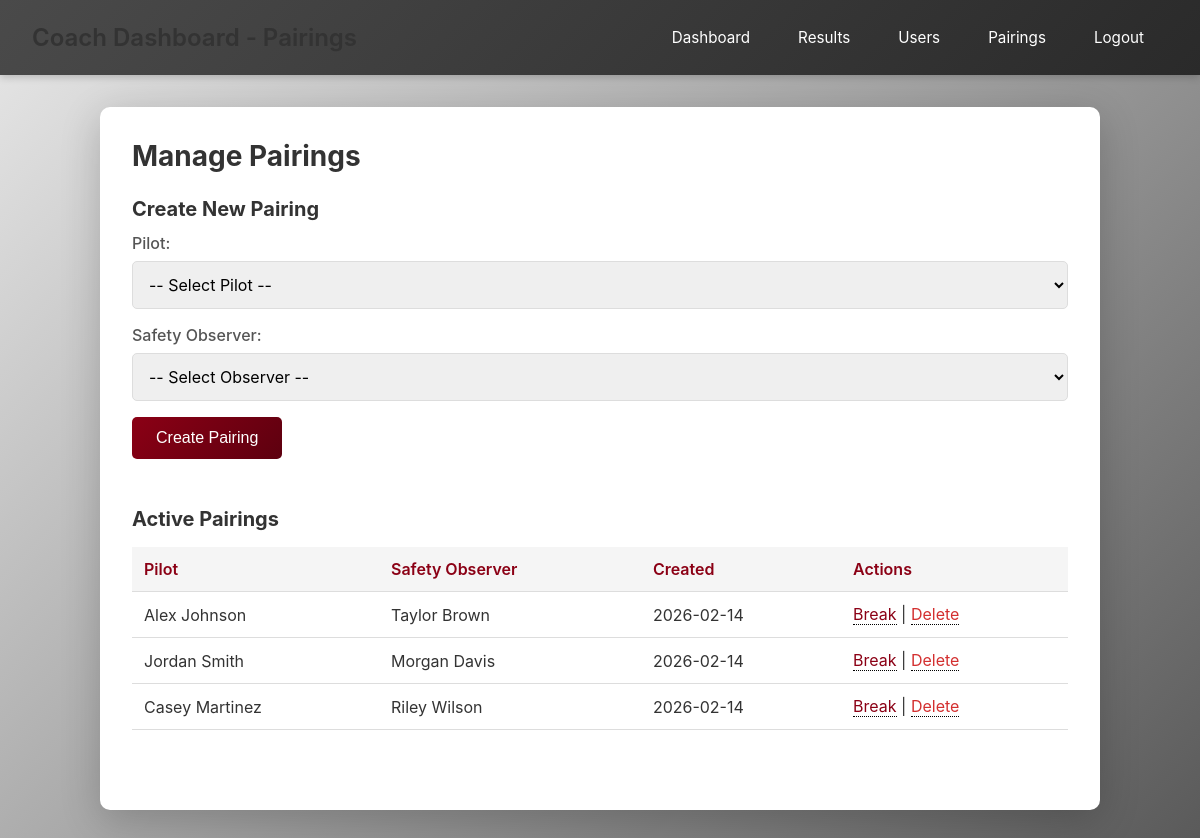
Page /coach/pairings (signed in) on the committed database.
### tables this page shows
CREATE TABLE pairings (
            id INTEGER PRIMARY KEY AUTOINCREMENT,
            pilot_id INTEGER NOT NULL,
            safety_observer_id INTEGER NOT NULL,
            is_active INTEGER DEFAULT 1,
            created_at TIMESTAMP DEFAULT CURRENT_TIMESTAMP,
            FOREIGN KEY (pilot_id) REFERENCES members(id) ON DELETE CASCADE,
            FOREIGN KEY (safety_observer_id) REFERENCES members(id) ON DELETE CASCADE,
            UNIQUE(pilot_id, safety_observer_id)
        );

CREATE TABLE users (
            id INTEGER PRIMARY KEY AUTOINCREMENT,
            username TEXT UNIQUE NOT NULL,
            password_hash TEXT NOT NULL,
            email TEXT UNIQUE NOT NULL,
            name TEXT NOT NULL,
            is_coach INTEGER DEFAULT 0,
            is_admin INTEGER DEFAULT 0,
            is_approved INTEGER DEFAULT 0,
            email_verified INTEGER DEFAULT 0,
            must_reset_password INTEGER DEFAULT 0,
            created_at TIMESTAMP DEFAULT CURRENT_TIMESTAMP,
            last_login TIMESTAMP
        , verification_token TEXT, verification_sent_at TIMESTAMP);

### app/app.py (the view)
@app.get("/coach/pairings", response_class=HTMLResponse)
async def coach_pairings(request: Request, user: dict = Depends(require_coach)):
    users = db.list_users(filter_type="all")  # Get all approved/active users
    active_pairings = db.list_pairings(active_only=True)
    inactive_pairings = [p for p in db.list_pairings(active_only=False) if not p["is_active"]]
    return templates.TemplateResponse("coach/pairings.html", {
        "request": request,
        "members": users,
        "active_pairings": active_pairings,
        "inactive_pairings": inactive_pairings
    })

### templates/coach/pairings.html (shortened to what this page needs)
{% extends "base.html" %}
{% block navbar %}
<div class="navbar">
    <div class="navbar-brand">
        <h1>Coach Dashboard - Pairings</h1>
    </div>
    <div class="navbar-links" id="navbarLinks">
        <a href="/coach">Dashboard</a>
        <a href="/coach/results">Results</a>
        <a href="/coach/members">Users</a>
        <a href="/coach/pairings">Pairings</a>
        <a href="/logout">Logout</a>
    </div>
</div>
{% endblock %}
{% block content %}
<h2>Manage Pairings</h2>
<div class="section">
    <h3>Create New Pairing</h3>
    <form id="pairing-form" onsubmit="createPairing(event)">
        <div class="form-group">
            <label for="pilot_id">Pilot:</label>
            <select id="pilot_id" name="pilot_id" required>
                <option value="">-- Select Pilot --</option>
            </select>
        </div>
        <div class="form-group">
            <label for="safety_observer_id">Safety Observer:</label>
            <select id="safety_observer_id" name="safety_observer_id" required>
                <option value="">-- Select Observer --</option>
            </select>
        </div>
        <button type="submit">Create Pairing</button>
    </form>
</div>
<div class="section">
    <h3>Active Pairings</h3>
    {% if active_pairings %}
    <table>
        <thead>
            <tr>
                <th>Pilot</th>
                <th>Safety Observer</th>
                <th>Created</th>
                <th>Actions</th>
            </tr>
        </thead>
        <tbody>
            {% for pairing in active_pairings %}
            <tr>
                <td>{{ pairing.pilot_name }}</td>
                <td>{{ pairing.observer_name }}</td>
                <td>{{ pairing.created_at[:10] }}</td>
                <td>
                    <div class="tooltip">
                        <a href="/coach/pairings/{{ pairing.id }}/break"
                           onclick="return confirm('Break this pairing?')">Break</a>
                    </div>
                    |
                    <div class="tooltip" style="display: inline-block;">
                        <a href="/coach/pairings/{{ pairing.id }}/delete"
                           onclick="return confirm('Delete this pairing permanently?')"
                           style="color: #d32f2f;">Delete</a>
                    </div>
                </td>
            </tr>
            {% endfor %}
        </tbody>
    </table>
    {% else %}
    <div class="info">No active pairings. Create your first pairing above.</div>
    {% endif %}
</div>
{% endblock %}

### static/styles.css (style rules this page uses)
:root { --siu-maroon: #8B0015; --siu-maroon-dark: #5D000F; --siu-white: #FFFFFF; --siu-gold: #DAA520; --siu-gray-light: #F5F5F5; --siu-gray-dark: #333333; --siu-gray-medium: #666666; }
* { margin: 0; padding: 0; box-sizing: border-box; }
html, body { height: 100%; width: 100%; }
body { font-family: -apple-system, BlinkMacSystemFont, "Segoe UI", Roboto, "Helvetica Neue", Arial, sans-serif; background: linear-gradient(135deg, #E8E8E8 0%, #5A5A5A 100%); min-height: 100vh; display: flex; flex-direction: column; color: var(--siu-gray-dark); }
h1, h2, h3, h4, h5, h6 { color: var(--siu-gray-dark); }
h1 { font-weight: 600; }
h2 { font-size: 1.75rem; margin-bottom: 1rem; }
h3 { font-size: 1.25rem; margin-bottom: 0.75rem; }
a { color: var(--siu-maroon); text-decoration: none; transition: all 0.3s ease; }
button, .button { background: linear-gradient(135deg, var(--siu-maroon) 0%, var(--siu-maroon-dark) 100%); color: white; padding: 0.75rem 1.5rem; border: none; border-radius: 5px; font-size: 1rem; cursor: pointer; transition: transform 0.2s, box-shadow 0.2s; font-weight: 500; }
input[type="text"], input[type="email"], input[type="password"], input[type="number"], input[type="file"], input[type="date"], input[type="time"], select, textarea { width: 100%; padding: 0.75rem; border: 1px solid #ddd; border-radius: 5px; font-size: 1rem; font-family: inherit; }
label { display: block; margin-bottom: 0.5rem; color: var(--siu-gray-dark); font-weight: 500; }
.form-group { margin-bottom: 1rem; }
table { width: 100%; border-collapse: collapse; margin-top: 1rem; }
th, td { padding: 0.75rem; text-align: left; border-bottom: 1px solid #ddd; }
th { background: var(--siu-gray-light); font-weight: 600; color: var(--siu-maroon); }

### templates/base.html (style rules this page uses)
* { margin: 0; padding: 0; box-sizing: border-box; }
body { font-family: -apple-system, BlinkMacSystemFont, "Segoe UI", Roboto, "Helvetica Neue", Arial, sans-serif; background: linear-gradient(135deg, #E8E8E8 0%, #5A5A5A 100%); min-height: 100vh; display: flex; flex-direction: column; }
.navbar { background: linear-gradient(135deg, #4A4A4A, #2A2A2A); padding: 1rem 2rem; display: flex; justify-content: space-between; align-items: center; color: white; position: relative; box-shadow: 0 2px 8px rgba(0,0,0,0.2); }
.navbar-brand { display: flex; align-items: center; gap: 1rem; }
.navbar h1 { font-size: 1.5rem; }
.navbar-links { display: flex; gap: 0; }
.navbar-links a, .navbar-links span { color: white; text-decoration: none; padding: 0.75rem 1.5rem; transition: all 0.3s; font-size: 0.95rem; }
.nav-sidebar a { display: block; color: white; text-decoration: none; padding: 1rem 1.5rem; border-bottom: 1px solid rgba(255,255,255,0.1); transition: background 0.2s; }
.card h2 { margin-bottom: 1.5rem; color: #333; }
.form-group { margin-bottom: 1rem; }
label { display: block; margin-bottom: 0.5rem; color: #555; font-weight: 500; }
input[type="text"], input[type="email"], input[type="password"], input[type="number"], input[type="file"], select, textarea { width: 100%; padding: 0.75rem; border: 1px solid #ddd; border-radius: 5px; font-size: 1rem; }
button { background: linear-gradient(135deg, #8B0015 0%, #5D000F 100%); color: white; padding: 0.75rem 1.5rem; border: none; border-radius: 5px; font-size: 1rem; cursor: pointer; transition: transform 0.2s; }
table { width: 100%; border-collapse: collapse; margin-top: 1rem; }
th, td { padding: 0.75rem; text-align: left; border-bottom: 1px solid #ddd; }
th { background: #f5f5f5; font-weight: 600; color: #8B0015; }

### templates/coach/pairings.html (style rules this page uses)
.section { margin-bottom: 3rem; }
.tooltip { position: relative; display: inline-block; border-bottom: 1px dotted black; }

### rows in the picture
pairings: pilot_name "Alex Johnson", observer_name "Taylor Brown", created_at "2026-02-14"
pairings: pilot_name "Jordan Smith", observer_name "Morgan Davis", created_at "2026-02-14"
pairings: pilot_name "Casey Martinez", observer_name "Riley Wilson", created_at "2026-02-14"
